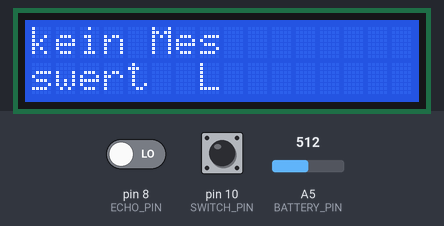
The sketch below on a simulated Arduino Uno, built with avr-gcc and run on an emulated ATmega328P. Shown: 16×2 character LCD. The inputs (shaded band) are chosen by the test bench; at power-on: A5 (BATTERY_PIN) = 512, pin 10 (SWITCH_PIN) HIGH, pin 8 (ECHO_PIN) LOW.

Above: at 1.2 s.
1.3 s: A5 (BATTERY_PIN) set to 710
4.3 s: pin 10 (SWITCH_PIN) pulled LOW for 3.2 s
At 6.8 s:
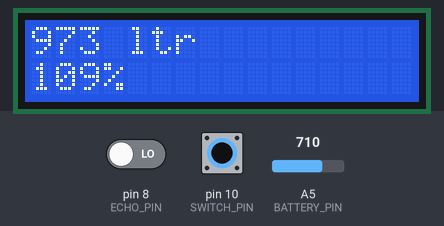
9.0 s: A5 (BATTERY_PIN) set to 511
12.0 s: A5 (BATTERY_PIN) set to 585
At 12.6 s:
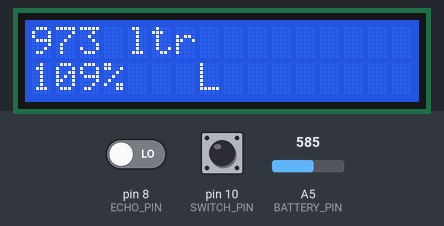
13.6 s: A5 (BATTERY_PIN) set to 606
15.1 s: pin 10 (SWITCH_PIN) pulled LOW for 3.2 s
At 18.5 s:
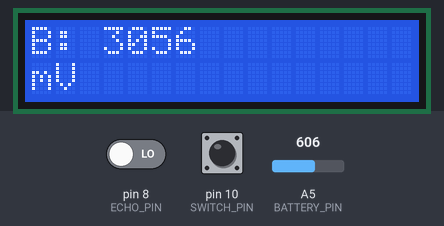
Timing chart, 0 to 20.0 s (numbered marks = the images above; inputs shaded):
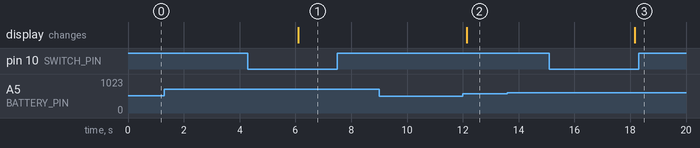

Measured:
- after the input at 1.3 s, every drawn part: stays the same
- after the input at 4.3 s, the display: changes after 1.8 s (image 1)
- after the input at 9.0 s, every drawn part: stays the same
- after the input at 13.6 s, every drawn part: stays the same
- after the input at 15.1 s, the display: changes after 3.1 s (image 3)

The sketch:

waterlvl.ino
```cpp
// Microcontroller ATMEGA 328, 16 MHz, Arduino Bootloader (Arduino Uno)
// Distance sensor: HC-SR04
// Display: 16x1 LCD, HD44780

#include <LiquidCrystal.h>

const int TRIGGER_PIN = 9;
const int ECHO_PIN = 8;
const int SWITCH_PIN = 10;
const int BATTERY_PIN = A5;
LiquidCrystal display(2,3,4,5,6,7);

const long CALIBRATION = 0;

// distance between lid and overflow pipe, maximum fill level
const int DISTANCE_MIN = 11;

// distance between lid and bottom, minimum fill level
const int DISTANCE_MAX = 129;

void setup() {
  display.begin(16, 2);
  pinMode(TRIGGER_PIN, OUTPUT);
  pinMode(ECHO_PIN, INPUT);
  pinMode(SWITCH_PIN, INPUT_PULLUP);
  pinMode(BATTERY_PIN, INPUT);
}

const int N_MEASUREMENTS = 5;
int state = 0; // 0: Display distance, 1: Display volume(liter) and fill level(percent), 2: Display battery voltage
bool switchStateOld = true;
unsigned long lastMeasurement = millis();
long distance;

void loop() {
  // button
  bool switchStateNow = digitalRead(SWITCH_PIN);
  if (switchStateNow != switchStateOld && !switchStateNow) {
    state++;
    if (state > 2) state = 0;
  }
  switchStateOld = switchStateNow;

  // measure battery voltage
  int voltage = map(analogRead(BATTERY_PIN), 0, 1023, 0, 5160);
  bool charge = voltage < 3000;

  // measure distance
  if (millis() - lastMeasurement > 700) {
    long measurements[N_MEASUREMENTS];
    for (int i = 0; i < N_MEASUREMENTS; i++) {
       measurements[i] = measureDistance();
       delay(50);
    }
    distance = median(measurements, N_MEASUREMENTS) + CALIBRATION;
    lastMeasurement = millis();
  }

  // update display
  switch (state) {
    case 0:
        printDistance(distance, charge);
        break;
    case 1:
        printLiter(distance, charge);
        break;
    case 2:
        printBattery(voltage);
        break;
  }

  delay(60);
}

void printDistance(long distance, bool charge) {
  display.clear();
  if (distance >= 500 || distance <= 0) {
    display.print("kein Mes");
    display.setCursor(0, 1);
    display.print("swert");
  }
  else {
    display.print(distance);
    display.print(" cm");
  }
  if (charge) {
    display.setCursor(7, 1);
    display.print("L");
  }
}

void printLiter(long distance, bool charge) {
  display.clear();
  int waterLevel = DISTANCE_MAX - distance;
  int percent = (waterLevel * 100) / (DISTANCE_MAX - DISTANCE_MIN);
  int liter = ((long)percent * 893) / 100;
  display.print(liter);
  display.print(" ltr");
  display.setCursor(0, 1);
  display.print(percent);
  display.print("%");
  if (charge) {
    display.setCursor(7, 1);
    display.print("L");
  }
}

void printBattery(int voltage) {
  display.clear();
  display.print("B: ");
  display.print(voltage);
  display.setCursor(0, 1);
  display.print("mV");
}

long measureDistance() {
  digitalWrite(TRIGGER_PIN, LOW);
  delay(5);
  digitalWrite(TRIGGER_PIN, HIGH);
  delay(10);
  digitalWrite(TRIGGER_PIN, LOW);
  long pulseDuration = pulseIn(ECHO_PIN, HIGH);
  long distance = (pulseDuration / 2) * 0.03432;
  return distance;
}

long median(long x[], int n) {
  // simple sort
  for (int i = 0; i < n; i++) {
    for (int j = i; j < n; j++) {
      if (x[j] < x[i]) {
        long tmp = x[i];
        x[i] = x[j];
        x[j] = tmp;
      }
    }
  }
  return x[n / 2];
}
```
